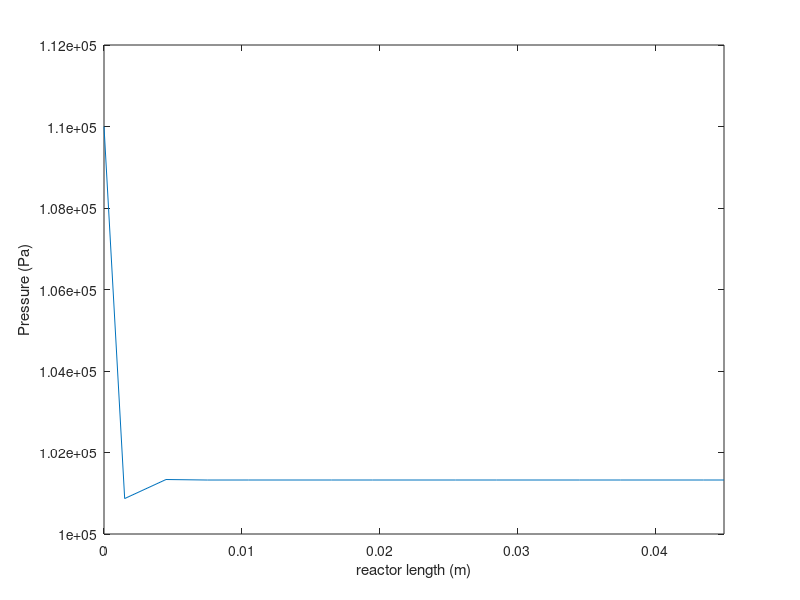
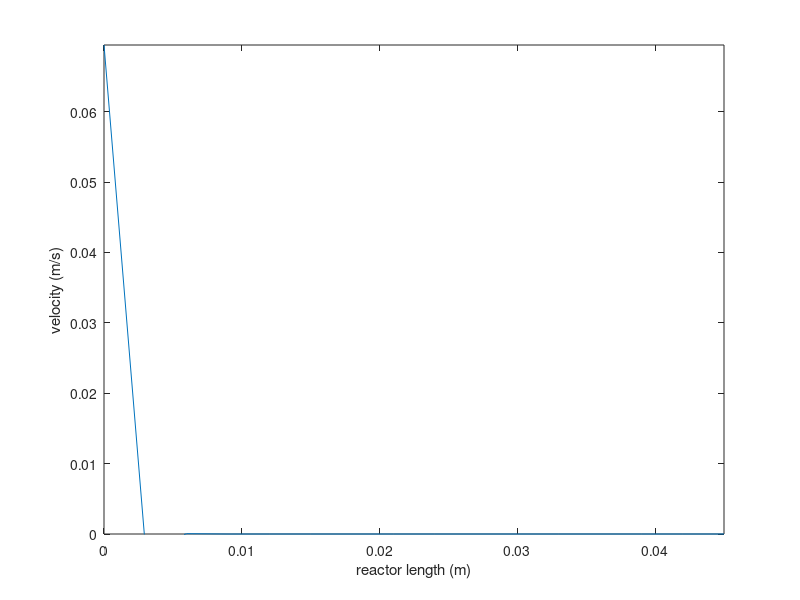
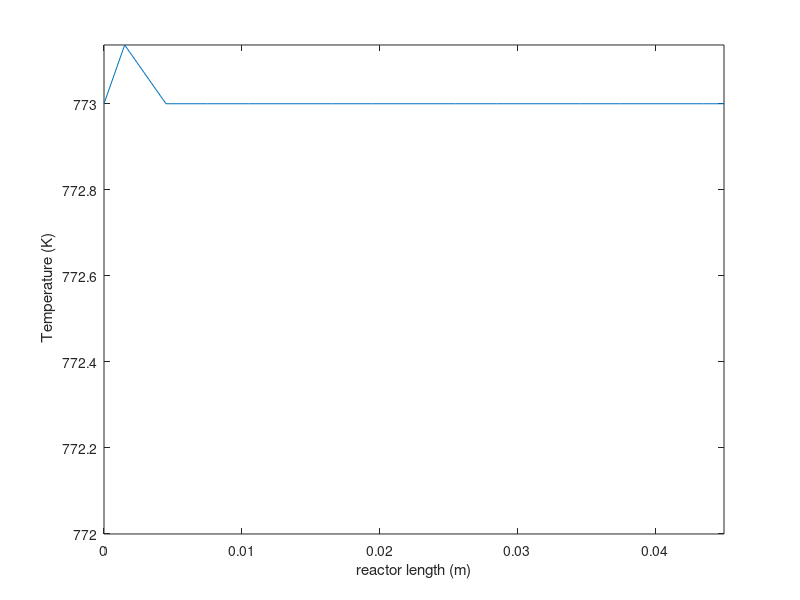

MATLAB code for these plots, in order:
%%%Geometry
function TransportJuly1021_BothPT ()
L=0.045;%0.25 % in m
nz=15;   dz=L/nz;
z(1)=0;    z(2)=dz/2;    z(3:nz+1)=(z(2)+(1:nz-1)*dz);    z(nz+2)=z(nz+1)+dz/2;   zEdge(1:nz+1)=(0:nz)*dz;
% of catalyst pellet[J/KgK]
cpp=379.64; 
%The number of species
ns=7;
%ns=[cG O2 N2 H2O H2 CH4 CO2]
%Constant for specific heat capacity[J/molK]
A(1:ns)=[9.656      29.526    29.342      33.933    25.399      34.942     27.437];
B(1:ns)=[4.283E-01 -8.99E-03 -3.54E-03   -8.42E-03  2.0178E-02 -3.996E-02  4.23E-02];
C(1:ns)=[-2.68E-04  3.81E-05  1.0076E-05  2.99E-05 -3.85E-05    1.92E-04  -1.96E-05];
D(1:ns)=[3.18E-08  -3.26E-08 -4.31E-09   -1.78E-08  3.19E-08   -1.53E-07   3.997E-09];
E(1:ns)=[2.77E-11   8.86E-12  2.59E-13    3.69E-12 -8.76E-12    3.93E-11  -2.99E-13];

% stoichiometric coefficient[-]
v(1:ns)=[1 0.65 0 0.7 3.2 0.5 2];

%standard heat of formation of species[kJ/mol]
Hf(1:ns)=[-582.8 0 0 -241.8 0 -74.85 -393.51];

%Standard heat of reaction[KJ/mol]
Hrxno=((v(5)*Hf(5))+(v(6)*Hf(6))+(v(7)*Hf(7)))-(v(1)*Hf(1))-(v(2)*Hf(2))-(v(3)*Hf(3))-(v(4)*Hf(4))

% diameter of pellets in m
dp=0.0008; 

%Molecular weight of species Kg/kmol
M(1:ns)=[69 32 28 18 2 16 44];

%Boundary & Initial Conditions For Species
%Mole fraction of species[mol/mol]
yw(1) = 0.1;  yw(2) = 0.06; yw(3) = 0.23; yw(5) = 0.00001; yw(6) = 0.00001; yw(7) = 0.00001;
yw(4) = 1-(yw(1)+yw(2)+yw(3)+yw(5)+yw(6)+yw(7))
y(1:nz,1:ns)=0;
for is=1:ns
y(1:nz,is)=yw(is);
end

%Average molecular weight of the mixture in Kg/kmol
for is=1:nz
Mavg=AvgMolarWt(y(:,1),y(:,2),y(:,3),y(:,4),y(:,5),y(:,6),y(:,7));
end

W(1:nz,1:ns)=0; WW(1:ns)=0;
%Mass fraction of species
for is=1:ns
WW(is)=(M(is)*yw(is))./Mavg(1)';
end
for is=1:ns
    W(1:nz,1:ns)=WW(is);
end

%diameter of reactor in m
d=0.0127;
%universal gas constant in J/kmolK
R=8.314*1000; 
Ru=8.314; %[J/molK]
%inlet temeperature in K
Tambient=298;
Tw=773; %in K
T(1:nz)=773;
T0=Tambient;
% T0=500;

%density of pellet in kg/m3
Rop=53.5;%8.77;%53.5;
%effective thermal conductivity in W/mK where k(1) is at the edge
k=0.062;
##%heat transfer coefficent in W/m2K
h=14;

%Boundary & Initial Conditions For Flow and Heat
pW=1.1E5;%[in Pa]
pE=1.01325E5;%[Pa}
Press(1:nz)=pE;
%Time
tt=15;%TotalTime in s
dt=1E-04;
nt=10000;%150000;

%Properties
%porosity
ep=0.38+0.073*(1+((((d/dp)-2)^2)/((d/dp)^2)));
%viscosity in Pa.S
uv(1:nz)=0.204;%Pa.s %conversion to Pa.s

%density of gas mixture in kg/m3
Rog(1:nz)=((Press(1:nz)).*Mavg)/(R*(T(1:nz)))
Rog(nz+1)=((pE).*Mavg(nz))/(R*(T(nz)))
 %effectiveness factor for the rate
nk=0.98;
%Reaction order wrt crude glycerol[-]
m=1.06;
%Reaction order wrt water[-]
n=0.56;
%Reaction order wrt oxygen[-]
o=1.86;
%frequency factor  units are [kmolC/kgcat.s.Pa^(m+n+o)
Apr=(((2.135*10^11))/(60*((101325)^(m+n+o))))
% % %Activation Energy[J/mol] this is because R is also in Kmol
An=-93540;

%inlet flowrate
FAO=2.10049E-06;
%Area
Area=(3.142*(d^2))/4;
uz_in=FAO/Area
% viscous pressure drop Units [kg/m4s]
kD(1:nz)=(150*uv(1:nz).*((1-ep)^2))/((dp^2)*(ep^3))%229188.56 

%kinetic pressure drop [kg/m4]
kV=(1.75*Rog(1:nz)*(1-ep))./dp*(ep^3) 
%velocity
vel(1)=(-1*(Press(1)-pW))./(kD(1)*(0.5*dz));
vel(2:nz)=(-1*(Press(2:nz)-Press(1:nz-1)))./(kD(2:nz)*dz)
vel(nz+1)=(-1*(pE-Press(nz)))./(kD(nz)*(0.5*dz))

%The average velocity[m/s]
% velAvg(1:nz)=(vel(1:nz)+vel(2:nz+1))/2

%sum of viscous and kinetic term where  kp(1) is at the edge-inverse
Kp(1:nz)=1./(kD) % BUG:: Where is the "+k_v u_z" part of the eqn? (Eq 11.2 in docx)
 SE(1:nz)=0;%10E9;

P(1:nz,is)=0;
for is=1:ns
P(1:nz,is)=yw(is).*(Press(1:nz)');
end
%Initialize matrix for Press & Temp in density eqn
Ai(1:nz,1:2*nz)=0.0;
bp(1:nz)=0.0;

%Initialize global matrix matrix for Press & Temp
AG(1:2*nz,1:2*nz)=0.0;
bG(1:2*nz)=0.0;

%for specific heat capacity of gas in J/kgK  where cp(1) is at the edge cpg(1:nz+1)=2020;
H1(1:nz,1:ns)=0;%(J/mol)
cP(1:nz,1:ns)=0;%units in [J/molK] and [J/KgK]
for is=1:ns
[cP(1:nz,is),H1(1:nz,is)]=SpHeat(nz,A(is),B(is),C(is),D(is),E(is),T,T0);
end

%cpmolmix units KJ/KmolK
cPmolmix=(abs(((y(:,7).*cP(:,7))+(y(:,6).*cP(:,6))+(y(:,5).*cP(:,5)))-(y(:,4).*cP(:,4))-(y(:,3).*cP(:,3))-(y(:,2).*cP(:,2))-(y(:,1).*cP(:,1))))
cpg=((cPmolmix*1000)./Mavg)%units in J/KgK

%where H1(1:nz) is the same as integral CpdT
H1_mix=(v(7)*(H1(:,7)))+(v(6)*(H1(:,6)))+((v(5)*H1(:,5)))-(v(4)*(H1(:,4)))-(v(3)*(H1(:,3)))-(v(2)*(H1(:,2)))-(v(1)*(H1(:,1)))
%Heat of reaction term
Hrxn=(Hrxno)+((H1_mix)/1000)% in KJ/mol

%Rate of reaction[molC/gcat.s] same as [kmolC/kgcat.s]
RR(1:nz)=(((Apr)*(exp(An./(Ru*(Tw'))))).*((P(1,1)).^m).*((P(1,4)).^n).*((P(1,2)).^o))
% RR(2:nz)=0;
RR0=RR(1,1);

%Diffusion coefficient
Dm(1:ns)=[3.8E-5  1.03E-04  0  1.14E-04   3.64E-04  1.15E-04  7.94E-05];

 %Axial dispersion coefficient in m2/s
 Dli(1:nz+1,is)=0;
 for is=1:ns
 Dli(1:nz+1,is)=(0.73.*(Dm(is)))+((0.5*(vel(1:nz+1))*dp)./(1+(9.49.*(Dm(is)))./((vel(1:nz+1)).*dp)));
 end
 
 %Source term for species equation
SW(1:nz,1:ns)=0;
 for is=1:ns
 SW(1:nz,is)=(1-ep)*Rop.*(M(is)).*(nk.*(RR(1:nz)).*(v(is)));
 end
 SW;
%1st term in temperature equation
a=(1-ep)*cpp*Rop;

Ap(1:nz,1:nz)=0.0;
ApT(1:nz,1:nz)=0.0;
AT(1:nz,1:nz)=0.0;
bT(1:nz)=0.0;
bp(1:nz)=0.0;
Aw1(1:nz,1:nz)=0.0;
bW1(1:nz)=0.0;
Aw2(1:nz,1:nz)=0.0;
bW2(1:nz)=0.0;
Aw4(1:nz,1:nz)=0.0;
bW4(1:nz)=0.0;
Aw5(1:nz,1:nz)=0.0;
bW5(1:nz)=0.0;
Aw6(1:nz,1:nz)=0.0;
bW6(1:nz)=0.0;
Aw7(1:nz,1:nz)=0.0;
bW7(1:nz)=0.0;
y(1:nz,is)=0;
%Time Loop

for it=2:nt
    %it
    
    %Density Equation
    Ap(1,1)=((ep*(Rog(1)))/((Press(1))*(dt)))-(((Kp(1))*(Rog(1)))/(0.5*((dz)^2)))-(((Kp(2))*(Rog(2)))/((dz)^2));
    Ap(1,2)=(((Kp(2))*(Rog(1)))/((dz)^2));
    bp(1)=-(((Kp(1))*(Rog(1)))/(0.5*(dz^2)))*(pW);
    Ap(nz,nz-1)=(((Kp(nz-1))*(Rog(nz-1)))/((dz)^2));
    Ap(nz,nz)=((ep*(Rog(nz)))/((Press(nz))*(dt)))-(((Kp(nz-1))*(Rog(nz-1)))/((dz)^2))-(((Kp(nz))*(Rog(nz)))/(0.5*(dz)^2));
    bp(nz)=-(((Kp(nz))*(Rog(nz))*pE)/(0.5*((dz)^2)));
    for ip=2:nz-1
        Ap(ip,ip)=((ep*(Rog(ip)))/((Press(ip))*dt))-(((Kp(ip-1))*(Rog(ip-1)))/(dz^2))-(((Kp(ip+1))*(Rog(ip+1)))/((dz)^2));
        Ap(ip,ip+1)=(((Kp(ip+1))*(Rog(ip+1)))/((dz)^2));
        Ap(ip,ip-1)=(((Kp(ip-1))*(Rog(ip-1)))/((dz)^2));
        bp(ip)=0;
    end
    
    Ct(1:nz)=-(ep*(Rog(1:nz)))./(T(1:nz)*dt);
    Ct'
    % eye(nz);
    Ap1(1:nz,1:nz)=eye(nz);
    for i=1:nz
        ApT(i,i)=Ct(i).*Ap1(i,i);
    end
    Ap
    ApT
    bp
    %=zeros(nz)
% ApT = Ct'.*eye(nz)
    ApTT=[Ap,ApT]
    
%     SE(1:nz)=10E9; %BUG:: Where is SE set? In 126, it's set to 0s.
   %Energy Equation
    AT(1,1)=((a+(ep*(cpg(1))*(Rog(1))))/(dt))+(((Rog(1))*(cpg(1))*(vel(2)))/(dz))+((3*k)/((dz)^2));
    AT(1,2)=-(k/((dz)^2));
    bT(1)=(SE(1))+(((a+(ep*(cpg(1))*(Rog(1))))/dt)*(T(1)))+((((Rog(1))*(cpg(1))*(vel(1)))/(dz))*(Tw))+((k/(0.5*((dz)^2)))*(Tw));
    AT(nz,nz)=((a+(ep*(cpg(nz))*(Rog(nz))))/(dt))+(((Rog(nz))*(cpg(nz))*(vel(nz+1)))/(dz))+(k/((dz)^2));
    AT(nz,nz-1)=-((((Rog(nz-1))*(cpg(nz-1))*(vel(nz)))/(dz))+(k/((dz)^2)));
    bT(nz)=(SE(nz))+(((a+(ep*(Rog(nz))*(cpg(nz))))/(dt))*(T(nz)));
   
    for iT=2:nz-1
        AT(iT,iT)=((a+(ep*(cpg(iT))*(Rog(iT))))/(dt))+(((Rog(iT))*(cpg(iT))*(vel(iT+1)))/(dz))+((2*k)/((dz)^2));
        AT(iT,iT-1)=-((((Rog(iT-1))*(cpg(iT-1))*(vel(iT)))/(dz))+(k/((dz)^2)));
        AT(iT,iT+1)=-(k/((dz)^2));
        bT(iT)=(SE(iT))+(((a+(ep*(cpg(iT))*(Rog(iT))))/(dt))*(T(iT))) ;
    end
    %AT
    Atl=zeros(nz);
    ATT=[Atl,AT];
    AG=[ApTT;ATT];
    bG=[bp,bT];
end
%Solve global system
    PT=sparse(AG)\sparse(bG')
    Press(1:nz)=PT(1:nz);
    T(1:nz)=PT(nz+1:2*nz);
    PressPlusBoundary=[pW Press pE]'
    TempPlusBoundary=[Tw T T(nz)]'
    
    %update of parameters
 %velocity update
vel(1)=(-Kp(1))*(Press(1)-pW)/(0.5*dz);
vel(2:nz)=-(Kp(2:nz)).*(Press(2:nz)-Press(1:nz-1))/dz;
vel(nz+1)=-(Kp(nz))*(pE-Press(nz))/(0.5*dz);

%Average molecular weight of the mixture in Kg/kmol
for is=1:nz
Mavg=AvgMolarWt(y(:,1),y(:,2),y(:,3),y(:,4),y(:,5),y(:,6),y(:,7));
end

%Density Update
Rog=((Press(1:nz)).*Mavg)./(R*(T(1:nz)));

%Cp and Hrxn update
for is=1:ns
[cP(1:nz,is),H1(1:nz,is)]=SpHeat(nz,A(is),B(is),C(is),D(is),E(is),T,T0);
end
% cp update
cPmolmix=(abs(((y(:,7).*cP(:,7))+(y(:,6).*cP(:,6))+(y(:,5).*cP(:,5)))-(y(:,4).*cP(:,4))-(y(:,3).*cP(:,3))-(y(:,2).*cP(:,2))-(y(:,1).*cP(:,1))));
cpg=((cPmolmix*1000)./Mavg');%units in J/KgK
% %Heat of reaction update
H1_mix=(v(7)*(H1(:,7)))+(v(6)*(H1(:,6)))+((v(5)*H1(:,5)))-(v(4)*(H1(:,4)))-(v(3)*(H1(:,3)))-(v(2)*(H1(:,2)))-(v(1)*(H1(:,1)))
Hrxn=(Hrxno)+((H1_mix)/1000)% in KJ/mol

%update of partial pressure
for is=1:ns
P(:,is)=y(1:nz,is).*(Press(1:nz)');
end

% % Reaction rate update[molC/gcat.s]
RR=((Apr)*(exp(An./(Ru*(T(1:nz)'))))).*((P(1:nz,1)).^m).*((P(1:nz,4)).^n).*((P(1:nz,2)).^o)

figure  (1)
plot(z',PressPlusBoundary)
xlabel('reactor length (m)') 
ylabel('Pressure (Pa)')
axis([0 0.045 1E5 1.12E5])
figure (2)
plot(zEdge',vel)
xlabel('reactor length (m)') 
ylabel('velocity (m/s)') 
axis([0 0.045 0.0 inf])
figure (3)
plot(z',TempPlusBoundary)
xlabel('reactor length (m)') 
ylabel(' Temperature (K)') 
axis([0 0.045 772 inf])
end

%Hi is the integral of cpdT
 function [cpg1,Hi]=SpHeat(nz,A,B,C,D,E,T,T0)
    Hi(1:nz)=0;
    Tao(1:nz)=0;
    T0;
 Tao=T-T0;
    cpg1=A+(B.*T)+(C*(T.^2))+(D*(T.^3))+(E*(T.^4));
    Hi=A*Tao+((B/2)*(Tao.^2))+((C/3)*(Tao.^3))+((D/4)*(Tao.^4))+((E/5)*(Tao.^5));
 end
 
 function Mavg=AvgMolarWt(yw1,yw2,yw3,yw4,yw5,yw6,yw7)
 ns=7;
 M(1:ns)=[69 32 28 18 2 16 44];
Mavg=M(1)*yw1 +M(2)*yw2 +M(3)*yw3 +M(4)*yw4 +M(5)*yw5 +M(6)*yw6 +M(7)*yw7;
 end
 
 

